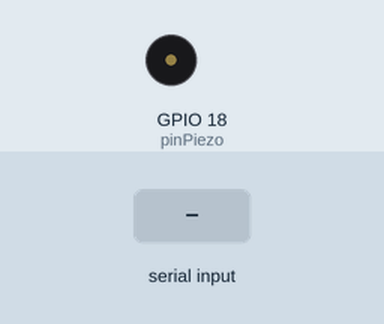
Recording of a program running on a simulated Raspberry Pi (BCM pin numbers). Shown: buzzer (waves = sounding). The inputs (shaded band) are chosen by the test bench. What the program prints to the terminal is not drawn.

Above: at 1.2 s.
1.3 s: "1" typed at the terminal, then Enter
At 1.45 s:
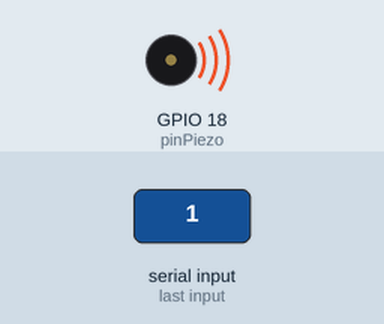
3.1 s: "90" typed at the terminal, then Enter
At 4.1 s:
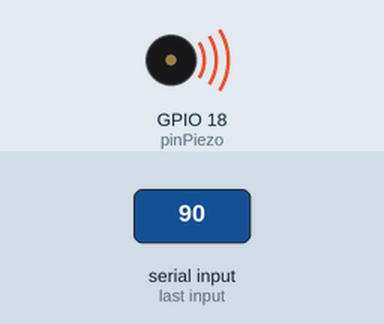
4.6 s: "2" typed at the terminal, then Enter
At 5.5 s:
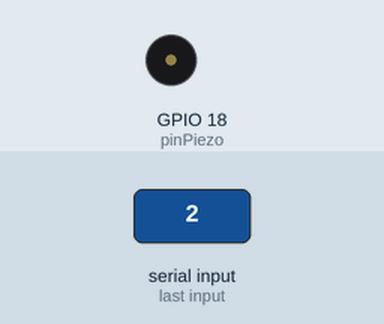
Timing chart, 0 to 7.6 s (numbered marks = the images above; inputs shaded):
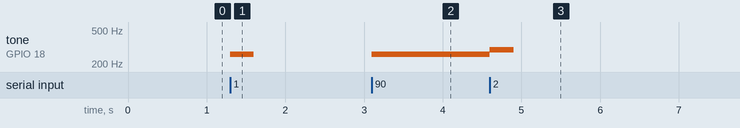

The program:

lab2-3-1.py
```python
import RPi.GPIO as GPIO
import time

C = 261 # 도
D = 293 # 레
E = 329 # 미
F = 349 # 파
G = 391 # 솔
A = 440 # 라
B = 493 # 시
C2 = 523 # 도

pinPiezo = 18

GPIO.setmode(GPIO.BCM)
GPIO.setup(pinPiezo, GPIO.OUT)
GPIO.setwarnings(False)

Buzz = GPIO.PWM(pinPiezo, 440)

def buzz_Freq(Piano):
	print("주파수 : %d 입력" %Piano)
	Buzz.ChangeFrequency(Piano)
	time.sleep(0.3)
	Buzz.stop()

try:
	while True:
		key = int(input())
		Buzz.start(90)
		if(key == 1):
			buzz_Freq(C)
		elif(key == 2):
			buzz_Freq(D)
		elif(key == 3):
			buzz_Freq(E)
		elif(key == 4):
			buzz_Freq(F)
		elif(key == 5):
			buzz_Freq(G)
		elif(key == 6):
			buzz_Freq(A)
		elif(key == 7):
			buzz_Freq(B)
		elif(key == 8):
			buzz_Freq(C2)

except KeyboardInterrupt:
	GPIO.cleanup()
```

Measured:
- after the input at 1.3 s, tone on GPIO 18 (pinPiezo): silent → 261 Hz at once, → silent 0.30 s later
- after the input at 3.1 s, tone on GPIO 18 (pinPiezo): silent → 261 Hz at once
- after the input at 4.6 s, tone on GPIO 18 (pinPiezo): 261 Hz → 293 Hz at once, → silent 0.30 s later
